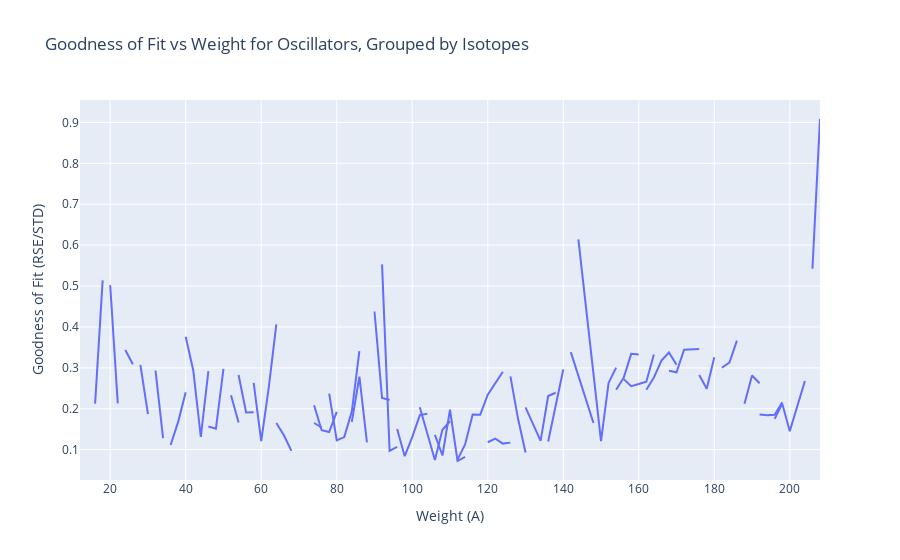
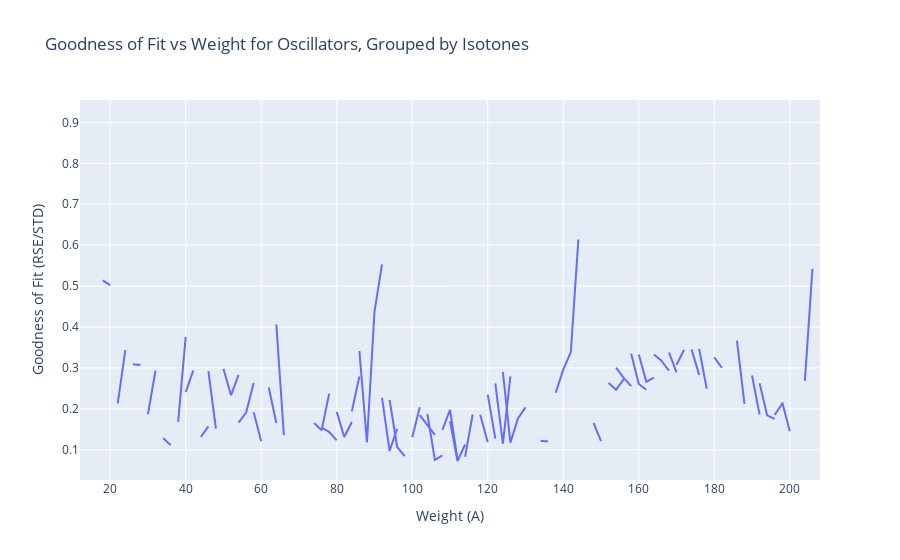

Notebook code cell kept with these figures, in order:
### Code cell
fig = px.line(get_best_goodness(oscillators, quantiles[0]).reset_index(), 
                 x='a', 
                 y='goodness', 
                 line_group='z',
                 title='Goodness of Fit vs Weight for Oscillators, Grouped by Isotopes',
                 labels={'a': 'Weight (A)', 
                        'goodness': 'Goodness of Fit (RSE/STD)',
                        'z': 'Atomic Number (Z)'})

fig.show()

fig = px.line(get_best_goodness(oscillators, quantiles[0]).reset_index(), 
                 x='a', 
                 y='goodness', 
                 line_group='n',
                 title='Goodness of Fit vs Weight for Oscillators, Grouped by Isotones',
                 labels={'a': 'Weight (A)', 
                        'goodness': 'Goodness of Fit (RSE/STD)',
                        'z': 'Atomic Number (Z)'})

fig.show()

### Figure 1 — Plotly figure (JSON) as saved in the notebook; plotly's stock layout.template omitted (floating-point values rounded to 4 significant figures)
{"data": [{"hovertemplate": "Atomic Number (Z)=6<br>Weight (A)=%{x}<br>Goodness of Fit (RSE/STD)=%{y}<extra></extra>", "legendgroup": "", "line": {"color": "#636efa", "dash": "solid"}, "marker": {"symbol": "circle"}, "mode": "lines", "name": "", "orientation": "v", "showlegend": false, "type": "scatter", "x": [12], "xaxis": "x", "y": [0.2919], "yaxis": "y"}, {"hovertemplate": "Atomic Number (Z)=8<br>Weight (A)=%{x}<br>Goodness of Fit (RSE/STD)=%{y}<extra></extra>", "legendgroup": "", "line": {"color": "#636efa", "dash": "solid"}, "marker": {"symbol": "circle"}, "mode": "lines", "name": "", "orientation": "v", "showlegend": false, "type": "scatter", "x": [16, 18], "xaxis": "x", "y": [0.2125, 0.514], "yaxis": "y"}, {"hovertemplate": "Atomic Number (Z)=10<br>Weight (A)=%{x}<br>Goodness of Fit (RSE/STD)=%{y}<extra></extra>", "legendgroup": "", "line": {"color": "#636efa", "dash": "solid"}, "marker": {"symbol": "circle"}, "mode": "lines", "name": "", "orientation": "v", "showlegend": false, "type": "scatter", "x": [20, 22], "xaxis": "x", "y": [0.5022, 0.2133], "yaxis": "y"}, {"hovertemplate": "Atomic Number (Z)=12<br>Weight (A)=%{x}<br>Goodness of Fit (RSE/STD)=%{y}<extra></extra>", "legendgroup": "", "line": {"color": "#636efa", "dash": "solid"}, "marker": {"symbol": "circle"}, "mode": "lines", "name": "", "orientation": "v", "showlegend": false, "type": "scatter", "x": [24, 26], "xaxis": "x", "y": [0.3436, 0.3091], "yaxis": "y"}, {"hovertemplate": "Atomic Number (Z)=14<br>Weight (A)=%{x}<br>Goodness of Fit (RSE/STD)=%{y}<extra></extra>", "legendgroup": "", "line": {"color": "#636efa", "dash": "solid"}, "marker": {"symbol": "circle"}, "mode": "lines", "name": "", "orientation": "v", "showlegend": false, "type": "scatter", "x": [28, 30], "xaxis": "x", "y": [0.3072, 0.1871], "yaxis": "y"}, {"hovertemplate": "Atomic Number (Z)=16<br>Weight (A)=%{x}<br>Goodness of Fit (RSE/STD)=%{y}<extra></extra>", "legendgroup": "", "line": {"color": "#636efa", "dash": "solid"}, "marker": {"symbol": "circle"}, "mode": "lines", "name": "", "orientation": "v", "showlegend": false, "type": "scatter", "x": [32, 34], "xaxis": "x", "y": [0.2933, 0.1283], "yaxis": "y"}, {"hovertemplate": "Atomic Number (Z)=18<br>Weight (A)=%{x}<br>Goodness of Fit (RSE/STD)=%{y}<extra></extra>", "legendgroup": "", "line": {"color": "#636efa", "dash": "solid"}, "marker": {"symbol": "circle"}, "mode": "lines", "name": "", "orientation": "v", "showlegend": false, "type": "scatter", "x": [36, 38, 40], "xaxis": "x", "y": [0.1115, 0.1681, 0.2406], "yaxis": "y"}, {"hovertemplate": "Atomic Number (Z)=20<br>Weight (A)=%{x}<br>Goodness of Fit (RSE/STD)=%{y}<extra></extra>", "legendgroup": "", "line": {"color": "#636efa", "dash": "solid"}, "marker": {"symbol": "circle"}, "mode": "lines", "name": "", "orientation": "v", "showlegend": false, "type": "scatter", "x": [40, 42, 44, 46], "xaxis": "x", "y": [0.3759, 0.2937, 0.131, 0.2921], "yaxis": "y"}, {"hovertemplate": "Atomic Number (Z)=22<br>Weight (A)=%{x}<br>Goodness of Fit (RSE/STD)=%{y}<extra></extra>", "legendgroup": "", "line": {"color": "#636efa", "dash": "solid"}, "marker": {"symbol": "circle"}, "mode": "lines", "name": "", "orientation": "v", "showlegend": false, "type": "scatter", "x": [46, 48, 50], "xaxis": "x", "y": [0.1569, 0.1513, 0.2978], "yaxis": "y"}, {"hovertemplate": "Atomic Number (Z)=24<br>Weight (A)=%{x}<br>Goodness of Fit (RSE/STD)=%{y}<extra></extra>", "legendgroup": "", "line": {"color": "#636efa", "dash": "solid"}, "marker": {"symbol": "circle"}, "mode": "lines", "name": "", "orientation": "v", "showlegend": false, "type": "scatter", "x": [52, 54], "xaxis": "x", "y": [0.2332, 0.1663], "yaxis": "y"}, {"hovertemplate": "Atomic Number (Z)=26<br>Weight (A)=%{x}<br>Goodness of Fit (RSE/STD)=%{y}<extra></extra>", "legendgroup": "", "line": {"color": "#636efa", "dash": "solid"}, "marker": {"symbol": "circle"}, "mode": "lines", "name": "", "orientation": "v", "showlegend": false, "type": "scatter", "x": [54, 56, 58], "xaxis": "x", "y": [0.2827, 0.1909, 0.1916], "yaxis": "y"}, {"hovertemplate": "Atomic Number (Z)=28<br>Weight (A)=%{x}<br>Goodness of Fit (RSE/STD)=%{y}<extra></extra>", "legendgroup": "", "line": {"color": "#636efa", "dash": "solid"}, "marker": {"symbol": "circle"}, "mode": "lines", "name": "", "orientation": "v", "showlegend": false, "type": "scatter", "x": [58, 60, 62, 64], "xaxis": "x", "y": [0.2632, 0.1208, 0.2522, 0.4065], "yaxis": "y"}, {"hovertemplate": "Atomic Number (Z)=30<br>Weight (A)=%{x}<br>Goodness of Fit (RSE/STD)=%{y}<extra></extra>", "legendgroup": "", "line": {"color": "#636efa", "dash": "solid"}, "marker": {"symbol": "circle"}, "mode": "lines", "name": "", "orientation": "v", "showlegend": false, "type": "scatter", "x": [64, 66, 68], "xaxis": "x", "y": [0.1651, 0.1354, 0.09699], "yaxis": "y"}, {"hovertemplate": "Atomic Number (Z)=32<br>Weight (A)=%{x}<br>Goodness of Fit (RSE/STD)=%{y}<extra></extra>", "legendgroup": "", "line": {"color": "#636efa", "dash": "solid"}, "marker": {"symbol": "circle"}, "mode": "lines", "name": "", "orientation": "v", "showlegend": false, "type": "scatter", "x": [74, 76], "xaxis": "x", "y": [0.1653, 0.1543], "yaxis": "y"}, {"hovertemplate": "Atomic Number (Z)=34<br>Weight (A)=%{x}<br>Goodness of Fit (RSE/STD)=%{y}<extra></extra>", "legendgroup": "", "line": {"color": "#636efa", "dash": "solid"}, "marker": {"symbol": "circle"}, "mode": "lines", "name": "", "orientation": "v", "showlegend": false, "type": "scatter", "x": [74, 76, 78, 80], "xaxis": "x", "y": [0.2087, 0.1476, 0.1432, 0.1924], "yaxis": "y"}, {"hovertemplate": "Atomic Number (Z)=36<br>Weight (A)=%{x}<br>Goodness of Fit (RSE/STD)=%{y}<extra></extra>", "legendgroup": "", "line": {"color": "#636efa", "dash": "solid"}, "marker": {"symbol": "circle"}, "mode": "lines", "name": "", "orientation": "v", "showlegend": false, "type": "scatter", "x": [78, 80, 82, 84, 86], "xaxis": "x", "y": [0.237, 0.1228, 0.1309, 0.1937, 0.3409], "yaxis": "y"}, {"hovertemplate": "Atomic Number (Z)=38<br>Weight (A)=%{x}<br>Goodness of Fit (RSE/STD)=%{y}<extra></extra>", "legendgroup": "", "line": {"color": "#636efa", "dash": "solid"}, "marker": {"symbol": "circle"}, "mode": "lines", "name": "", "orientation": "v", "showlegend": false, "type": "scatter", "x": [84, 86, 88], "xaxis": "x", "y": [0.1678, 0.2788, 0.118], "yaxis": "y"}, {"hovertemplate": "Atomic Number (Z)=40<br>Weight (A)=%{x}<br>Goodness of Fit (RSE/STD)=%{y}<extra></extra>", "legendgroup": "", "line": {"color": "#636efa", "dash": "solid"}, "marker": {"symbol": "circle"}, "mode": "lines", "name": "", "orientation": "v", "showlegend": false, "type": "scatter", "x": [90, 92, 94], "xaxis": "x", "y": [0.4378, 0.2266, 0.2216], "yaxis": "y"}, {"hovertemplate": "Atomic Number (Z)=42<br>Weight (A)=%{x}<br>Goodness of Fit (RSE/STD)=%{y}<extra></extra>", "legendgroup": "", "line": {"color": "#636efa", "dash": "solid"}, "marker": {"symbol": "circle"}, "mode": "lines", "name": "", "orientation": "v", "showlegend": false, "type": "scatter", "x": [92, 94, 96], "xaxis": "x", "y": [0.5529, 0.09723, 0.1067], "yaxis": "y"}, {"hovertemplate": "Atomic Number (Z)=44<br>Weight (A)=%{x}<br>Goodness of Fit (RSE/STD)=%{y}<extra></extra>", "legendgroup": "", "line": {"color": "#636efa", "dash": "solid"}, "marker": {"symbol": "circle"}, "mode": "lines", "name": "", "orientation": "v", "showlegend": false, "type": "scatter", "x": [96, 98, 100, 102, 104], "xaxis": "x", "y": [0.1507, 0.08405, 0.1307, 0.1847, 0.1878], "yaxis": "y"}, {"hovertemplate": "Atomic Number (Z)=46<br>Weight (A)=%{x}<br>Goodness of Fit (RSE/STD)=%{y}<extra></extra>", "legendgroup": "", "line": {"color": "#636efa", "dash": "solid"}, "marker": {"symbol": "circle"}, "mode": "lines", "name": "", "orientation": "v", "showlegend": false, "type": "scatter", "x": [102, 106, 108, 110], "xaxis": "x", "y": [0.2038, 0.07498, 0.1485, 0.1696], "yaxis": "y"}, {"hovertemplate": "Atomic Number (Z)=48<br>Weight (A)=%{x}<br>Goodness of Fit (RSE/STD)=%{y}<extra></extra>", "legendgroup": "", "line": {"color": "#636efa", "dash": "solid"}, "marker": {"symbol": "circle"}, "mode": "lines", "name": "", "orientation": "v", "showlegend": false, "type": "scatter", "x": [106, 108, 110, 112, 114], "xaxis": "x", "y": [0.1362, 0.08589, 0.1977, 0.07241, 0.08275], "yaxis": "y"}, {"hovertemplate": "Atomic Number (Z)=50<br>Weight (A)=%{x}<br>Goodness of Fit (RSE/STD)=%{y}<extra></extra>", "legendgroup": "", "line": {"color": "#636efa", "dash": "solid"}, "marker": {"symbol": "circle"}, "mode": "lines", "name": "", "orientation": "v", "showlegend": false, "type": "scatter", "x": [112, 114, 116, 118, 120, 122, 124], "xaxis": "x", "y": [0.07586, 0.1127, 0.1862, 0.1853, 0.2345, 0.2621, 0.2905], "yaxis": "y"}, {"hovertemplate": "Atomic Number (Z)=52<br>Weight (A)=%{x}<br>Goodness of Fit (RSE/STD)=%{y}<extra></extra>", "legendgroup": "", "line": {"color": "#636efa", "dash": "solid"}, "marker": {"symbol": "circle"}, "mode": "lines", "name": "", "orientation": "v", "showlegend": false, "type": "scatter", "x": [120, 122, 124, 126], "xaxis": "x", "y": [0.1182, 0.1271, 0.1149, 0.1173], "yaxis": "y"}, {"hovertemplate": "Atomic Number (Z)=54<br>Weight (A)=%{x}<br>Goodness of Fit (RSE/STD)=%{y}<extra></extra>", "legendgroup": "", "line": {"color": "#636efa", "dash": "solid"}, "marker": {"symbol": "circle"}, "mode": "lines", "name": "", "orientation": "v", "showlegend": false, "type": "scatter", "x": [126, 128, 130], "xaxis": "x", "y": [0.2791, 0.1767, 0.09313], "yaxis": "y"}, {"hovertemplate": "Atomic Number (Z)=56<br>Weight (A)=%{x}<br>Goodness of Fit (RSE/STD)=%{y}<extra></extra>", "legendgroup": "", "line": {"color": "#636efa", "dash": "solid"}, "marker": {"symbol": "circle"}, "mode": "lines", "name": "", "orientation": "v", "showlegend": false, "type": "scatter", "x": [130, 134, 136, 138], "xaxis": "x", "y": [0.2035, 0.1217, 0.2314, 0.2392], "yaxis": "y"}, {"hovertemplate": "Atomic Number (Z)=58<br>Weight (A)=%{x}<br>Goodness of Fit (RSE/STD)=%{y}<extra></extra>", "legendgroup": "", "line": {"color": "#636efa", "dash": "solid"}, "marker": {"symbol": "circle"}, "mode": "lines", "name": "", "orientation": "v", "showlegend": false, "type": "scatter", "x": [136, 140], "xaxis": "x", "y": [0.12, 0.2958], "yaxis": "y"}, {"hovertemplate": "Atomic Number (Z)=60<br>Weight (A)=%{x}<br>Goodness of Fit (RSE/STD)=%{y}<extra></extra>", "legendgroup": "", "line": {"color": "#636efa", "dash": "solid"}, "marker": {"symbol": "circle"}, "mode": "lines", "name": "", "orientation": "v", "showlegend": false, "type": "scatter", "x": [142, 148], "xaxis": "x", "y": [0.3385, 0.1654], "yaxis": "y"}, {"hovertemplate": "Atomic Number (Z)=62<br>Weight (A)=%{x}<br>Goodness of Fit (RSE/STD)=%{y}<extra></extra>", "legendgroup": "", "line": {"color": "#636efa", "dash": "solid"}, "marker": {"symbol": "circle"}, "mode": "lines", "name": "", "orientation": "v", "showlegend": false, "type": "scatter", "x": [144, 150, 152, 154], "xaxis": "x", "y": [0.6138, 0.1211, 0.2632, 0.3006], "yaxis": "y"}, {"hovertemplate": "Atomic Number (Z)=64<br>Weight (A)=%{x}<br>Goodness of Fit (RSE/STD)=%{y}<extra></extra>", "legendgroup": "", "line": {"color": "#636efa", "dash": "solid"}, "marker": {"symbol": "circle"}, "mode": "lines", "name": "", "orientation": "v", "showlegend": false, "type": "scatter", "x": [154, 156, 158, 160], "xaxis": "x", "y": [0.2466, 0.2756, 0.3343, 0.3327], "yaxis": "y"}, {"hovertemplate": "Atomic Number (Z)=66<br>Weight (A)=%{x}<br>Goodness of Fit (RSE/STD)=%{y}<extra></extra>", "legendgroup": "", "line": {"color": "#636efa", "dash": "solid"}, "marker": {"symbol": "circle"}, "mode": "lines", "name": "", "orientation": "v", "showlegend": false, "type": "scatter", "x": [156, 158, 160, 162, 164], "xaxis": "x", "y": [0.2725, 0.2554, 0.2605, 0.2662, 0.3327], "yaxis": "y"}, {"hovertemplate": "Atomic Number (Z)=68<br>Weight (A)=%{x}<br>Goodness of Fit (RSE/STD)=%{y}<extra></extra>", "legendgroup": "", "line": {"color": "#636efa", "dash": "solid"}, "marker": {"symbol": "circle"}, "mode": "lines", "name": "", "orientation": "v", "showlegend": false, "type": "scatter", "x": [162, 164, 166, 168, 170], "xaxis": "x", "y": [0.2464, 0.2761, 0.3178, 0.3376, 0.3074], "yaxis": "y"}, {"hovertemplate": "Atomic Number (Z)=70<br>Weight (A)=%{x}<br>Goodness of Fit (RSE/STD)=%{y}<extra></extra>", "legendgroup": "", "line": {"color": "#636efa", "dash": "solid"}, "marker": {"symbol": "circle"}, "mode": "lines", "name": "", "orientation": "v", "showlegend": false, "type": "scatter", "x": [168, 170, 172, 174, 176], "xaxis": "x", "y": [0.293, 0.2891, 0.3444, 0.3449, 0.3462], "yaxis": "y"}, {"hovertemplate": "Atomic Number (Z)=72<br>Weight (A)=%{x}<br>Goodness of Fit (RSE/STD)=%{y}<extra></extra>", "legendgroup": "", "line": {"color": "#636efa", "dash": "solid"}, "marker": {"symbol": "circle"}, "mode": "lines", "name": "", "orientation": "v", "showlegend": false, "type": "scatter", "x": [176, 178, 180], "xaxis": "x", "y": [0.2828, 0.2491, 0.3259], "yaxis": "y"}, {"hovertemplate": "Atomic Number (Z)=74<br>Weight (A)=%{x}<br>Goodness of Fit (RSE/STD)=%{y}<extra></extra>", "legendgroup": "", "line": {"color": "#636efa", "dash": "solid"}, "marker": {"symbol": "circle"}, "mode": "lines", "name": "", "orientation": "v", "showlegend": false, "type": "scatter", "x": [182, 184, 186], "xaxis": "x", "y": [0.3002, 0.3127, 0.3665], "yaxis": "y"}, {"hovertemplate": "Atomic Number (Z)=76<br>Weight (A)=%{x}<br>Goodness of Fit (RSE/STD)=%{y}<extra></extra>", "legendgroup": "", "line": {"color": "#636efa", "dash": "solid"}, "marker": {"symbol": "circle"}, "mode": "lines", "name": "", "orientation": "v", "showlegend": false, "type": "scatter", "x": [188, 190, 192], "xaxis": "x", "y": [0.2121, 0.2815, 0.2625], "yaxis": "y"}, {"hovertemplate": "Atomic Number (Z)=78<br>Weight (A)=%{x}<br>Goodness of Fit (RSE/STD)=%{y}<extra></extra>", "legendgroup": "", "line": {"color": "#636efa", "dash": "solid"}, "marker": {"symbol": "circle"}, "mode": "lines", "name": "", "orientation": "v", "showlegend": false, "type": "scatter", "x": [192, 194, 196, 198], "xaxis": "x", "y": [0.1861, 0.184, 0.1852, 0.2158], "yaxis": "y"}, {"hovertemplate": "Atomic Number (Z)=80<br>Weight (A)=%{x}<br>Goodness of Fit (RSE/STD)=%{y}<extra></extra>", "legendgroup": "", "line": {"color": "#636efa", "dash": "solid"}, "marker": {"symbol": "circle"}, "mode": "lines", "name": "", "orientation": "v", "showlegend": false, "type": "scatter", "x": [196, 198, 200, 202, 204], "xaxis": "x", "y": [0.1754, 0.2123, 0.1454, 0.2055, 0.2681], "yaxis": "y"}, {"hovertemplate": "Atomic Number (Z)=82<br>Weight (A)=%{x}<br>Goodness of Fit (RSE/STD)=%{y}<extra></extra>", "legendgroup": "", "line": {"color": "#636efa", "dash": "solid"}, "marker": {"symbol": "circle"}, "mode": "lines", "name": "", "orientation": "v", "showlegend": false, "type": "scatter", "x": [206, 208], "xaxis": "x", "y": [0.5422, 0.9083], "yaxis": "y"}], "layout": {"legend": {"tracegroupgap": 0}, "title": {"text": "Goodness of Fit vs Weight for Oscillators, Grouped by Isotopes"}, "xaxis": {"anchor": "y", "domain": [0, 1], "title": {"text": "Weight (A)"}}, "yaxis": {"anchor": "x", "domain": [0, 1], "title": {"text": "Goodness of Fit (RSE/STD)"}}}}

### Figure 2 — Plotly figure (JSON) as saved in the notebook; plotly's stock layout.template omitted (floating-point values rounded to 4 significant figures)
{"data": [{"hovertemplate": "n=6<br>Weight (A)=%{x}<br>Goodness of Fit (RSE/STD)=%{y}<extra></extra>", "legendgroup": "", "line": {"color": "#636efa", "dash": "solid"}, "marker": {"symbol": "circle"}, "mode": "lines", "name": "", "orientation": "v", "showlegend": false, "type": "scatter", "x": [12], "xaxis": "x", "y": [0.2919], "yaxis": "y"}, {"hovertemplate": "n=8<br>Weight (A)=%{x}<br>Goodness of Fit (RSE/STD)=%{y}<extra></extra>", "legendgroup": "", "line": {"color": "#636efa", "dash": "solid"}, "marker": {"symbol": "circle"}, "mode": "lines", "name": "", "orientation": "v", "showlegend": false, "type": "scatter", "x": [16], "xaxis": "x", "y": [0.2125], "yaxis": "y"}, {"hovertemplate": "n=10<br>Weight (A)=%{x}<br>Goodness of Fit (RSE/STD)=%{y}<extra></extra>", "legendgroup": "", "line": {"color": "#636efa", "dash": "solid"}, "marker": {"symbol": "circle"}, "mode": "lines", "name": "", "orientation": "v", "showlegend": false, "type": "scatter", "x": [18, 20], "xaxis": "x", "y": [0.514, 0.5022], "yaxis": "y"}, {"hovertemplate": "n=12<br>Weight (A)=%{x}<br>Goodness of Fit (RSE/STD)=%{y}<extra></extra>", "legendgroup": "", "line": {"color": "#636efa", "dash": "solid"}, "marker": {"symbol": "circle"}, "mode": "lines", "name": "", "orientation": "v", "showlegend": false, "type": "scatter", "x": [22, 24], "xaxis": "x", "y": [0.2133, 0.3436], "yaxis": "y"}, {"hovertemplate": "n=14<br>Weight (A)=%{x}<br>Goodness of Fit (RSE/STD)=%{y}<extra></extra>", "legendgroup": "", "line": {"color": "#636efa", "dash": "solid"}, "marker": {"symbol": "circle"}, "mode": "lines", "name": "", "orientation": "v", "showlegend": false, "type": "scatter", "x": [26, 28], "xaxis": "x", "y": [0.3091, 0.3072], "yaxis": "y"}, {"hovertemplate": "n=16<br>Weight (A)=%{x}<br>Goodness of Fit (RSE/STD)=%{y}<extra></extra>", "legendgroup": "", "line": {"color": "#636efa", "dash": "solid"}, "marker": {"symbol": "circle"}, "mode": "lines", "name": "", "orientation": "v", "showlegend": false, "type": "scatter", "x": [30, 32], "xaxis": "x", "y": [0.1871, 0.2933], "yaxis": "y"}, {"hovertemplate": "n=18<br>Weight (A)=%{x}<br>Goodness of Fit (RSE/STD)=%{y}<extra></extra>", "legendgroup": "", "line": {"color": "#636efa", "dash": "solid"}, "marker": {"symbol": "circle"}, "mode": "lines", "name": "", "orientation": "v", "showlegend": false, "type": "scatter", "x": [34, 36], "xaxis": "x", "y": [0.1283, 0.1115], "yaxis": "y"}, {"hovertemplate": "n=20<br>Weight (A)=%{x}<br>Goodness of Fit (RSE/STD)=%{y}<extra></extra>", "legendgroup": "", "line": {"color": "#636efa", "dash": "solid"}, "marker": {"symbol": "circle"}, "mode": "lines", "name": "", "orientation": "v", "showlegend": false, "type": "scatter", "x": [38, 40], "xaxis": "x", "y": [0.1681, 0.3759], "yaxis": "y"}, {"hovertemplate": "n=22<br>Weight (A)=%{x}<br>Goodness of Fit (RSE/STD)=%{y}<extra></extra>", "legendgroup": "", "line": {"color": "#636efa", "dash": "solid"}, "marker": {"symbol": "circle"}, "mode": "lines", "name": "", "orientation": "v", "showlegend": false, "type": "scatter", "x": [40, 42], "xaxis": "x", "y": [0.2406, 0.2937], "yaxis": "y"}, {"hovertemplate": "n=24<br>Weight (A)=%{x}<br>Goodness of Fit (RSE/STD)=%{y}<extra></extra>", "legendgroup": "", "line": {"color": "#636efa", "dash": "solid"}, "marker": {"symbol": "circle"}, "mode": "lines", "name": "", "orientation": "v", "showlegend": false, "type": "scatter", "x": [44, 46], "xaxis": "x", "y": [0.131, 0.1569], "yaxis": "y"}, {"hovertemplate": "n=26<br>Weight (A)=%{x}<br>Goodness of Fit (RSE/STD)=%{y}<extra></extra>", "legendgroup": "", "line": {"color": "#636efa", "dash": "solid"}, "marker": {"symbol": "circle"}, "mode": "lines", "name": "", "orientation": "v", "showlegend": false, "type": "scatter", "x": [46, 48], "xaxis": "x", "y": [0.2921, 0.1513], "yaxis": "y"}, {"hovertemplate": "n=28<br>Weight (A)=%{x}<br>Goodness of Fit (RSE/STD)=%{y}<extra></extra>", "legendgroup": "", "line": {"color": "#636efa", "dash": "solid"}, "marker": {"symbol": "circle"}, "mode": "lines", "name": "", "orientation": "v", "showlegend": false, "type": "scatter", "x": [50, 52, 54], "xaxis": "x", "y": [0.2978, 0.2332, 0.2827], "yaxis": "y"}, {"hovertemplate": "n=30<br>Weight (A)=%{x}<br>Goodness of Fit (RSE/STD)=%{y}<extra></extra>", "legendgroup": "", "line": {"color": "#636efa", "dash": "solid"}, "marker": {"symbol": "circle"}, "mode": "lines", "name": "", "orientation": "v", "showlegend": false, "type": "scatter", "x": [54, 56, 58], "xaxis": "x", "y": [0.1663, 0.1909, 0.2632], "yaxis": "y"}, {"hovertemplate": "n=32<br>Weight (A)=%{x}<br>Goodness of Fit (RSE/STD)=%{y}<extra></extra>", "legendgroup": "", "line": {"color": "#636efa", "dash": "solid"}, "marker": {"symbol": "circle"}, "mode": "lines", "name": "", "orientation": "v", "showlegend": false, "type": "scatter", "x": [58, 60], "xaxis": "x", "y": [0.1916, 0.1208], "yaxis": "y"}, {"hovertemplate": "n=34<br>Weight (A)=%{x}<br>Goodness of Fit (RSE/STD)=%{y}<extra></extra>", "legendgroup": "", "line": {"color": "#636efa", "dash": "solid"}, "marker": {"symbol": "circle"}, "mode": "lines", "name": "", "orientation": "v", "showlegend": false, "type": "scatter", "x": [62, 64], "xaxis": "x", "y": [0.2522, 0.1651], "yaxis": "y"}, {"hovertemplate": "n=36<br>Weight (A)=%{x}<br>Goodness of Fit (RSE/STD)=%{y}<extra></extra>", "legendgroup": "", "line": {"color": "#636efa", "dash": "solid"}, "marker": {"symbol": "circle"}, "mode": "lines", "name": "", "orientation": "v", "showlegend": false, "type": "scatter", "x": [64, 66], "xaxis": "x", "y": [0.4065, 0.1354], "yaxis": "y"}, {"hovertemplate": "n=38<br>Weight (A)=%{x}<br>Goodness of Fit (RSE/STD)=%{y}<extra></extra>", "legendgroup": "", "line": {"color": "#636efa", "dash": "solid"}, "marker": {"symbol": "circle"}, "mode": "lines", "name": "", "orientation": "v", "showlegend": false, "type": "scatter", "x": [68], "xaxis": "x", "y": [0.09699], "yaxis": "y"}, {"hovertemplate": "n=42<br>Weight (A)=%{x}<br>Goodness of Fit (RSE/STD)=%{y}<extra></extra>", "legendgroup": "", "line": {"color": "#636efa", "dash": "solid"}, "marker": {"symbol": "circle"}, "mode": "lines", "name": "", "orientation": "v", "showlegend": false, "type": "scatter", "x": [74, 76, 78], "xaxis": "x", "y": [0.1653, 0.1476, 0.237], "yaxis": "y"}, {"hovertemplate": "n=44<br>Weight (A)=%{x}<br>Goodness of Fit (RSE/STD)=%{y}<extra></extra>", "legendgroup": "", "line": {"color": "#636efa", "dash": "solid"}, "marker": {"symbol": "circle"}, "mode": "lines", "name": "", "orientation": "v", "showlegend": false, "type": "scatter", "x": [76, 78, 80], "xaxis": "x", "y": [0.1543, 0.1432, 0.1228], "yaxis": "y"}, {"hovertemplate": "n=40<br>Weight (A)=%{x}<br>Goodness of Fit (RSE/STD)=%{y}<extra></extra>", "legendgroup": "", "line": {"color": "#636efa", "dash": "solid"}, "marker": {"symbol": "circle"}, "mode": "lines", "name": "", "orientation": "v", "showlegend": false, "type": "scatter", "x": [74], "xaxis": "x", "y": [0.2087], "yaxis": "y"}, {"hovertemplate": "n=46<br>Weight (A)=%{x}<br>Goodness of Fit (RSE/STD)=%{y}<extra></extra>", "legendgroup": "", "line": {"color": "#636efa", "dash": "solid"}, "marker": {"symbol": "circle"}, "mode": "lines", "name": "", "orientation": "v", "showlegend": false, "type": "scatter", "x": [80, 82, 84], "xaxis": "x", "y": [0.1924, 0.1309, 0.1678], "yaxis": "y"}, {"hovertemplate": "n=48<br>Weight (A)=%{x}<br>Goodness of Fit (RSE/STD)=%{y}<extra></extra>", "legendgroup": "", "line": {"color": "#636efa", "dash": "solid"}, "marker": {"symbol": "circle"}, "mode": "lines", "name": "", "orientation": "v", "showlegend": false, "type": "scatter", "x": [84, 86], "xaxis": "x", "y": [0.1937, 0.2788], "yaxis": "y"}, {"hovertemplate": "n=50<br>Weight (A)=%{x}<br>Goodness of Fit (RSE/STD)=%{y}<extra></extra>", "legendgroup": "", "line": {"color": "#636efa", "dash": "solid"}, "marker": {"symbol": "circle"}, "mode": "lines", "name": "", "orientation": "v", "showlegend": false, "type": "scatter", "x": [86, 88, 90, 92], "xaxis": "x", "y": [0.3409, 0.118, 0.4378, 0.5529], "yaxis": "y"}, {"hovertemplate": "n=52<br>Weight (A)=%{x}<br>Goodness of Fit (RSE/STD)=%{y}<extra></extra>", "legendgroup": "", "line": {"color": "#636efa", "dash": "solid"}, "marker": {"symbol": "circle"}, "mode": "lines", "name": "", "orientation": "v", "showlegend": false, "type": "scatter", "x": [92, 94, 96], "xaxis": "x", "y": [0.2266, 0.09723, 0.1507], "yaxis": "y"}, {"hovertemplate": "n=54<br>Weight (A)=%{x}<br>Goodness of Fit (RSE/STD)=%{y}<extra></extra>", "legendgroup": "", "line": {"color": "#636efa", "dash": "solid"}, "marker": {"symbol": "circle"}, "mode": "lines", "name": "", "orientation": "v", "showlegend": false, "type": "scatter", "x": [94, 96, 98], "xaxis": "x", "y": [0.2216, 0.1067, 0.08405], "yaxis": "y"}, {"hovertemplate": "n=56<br>Weight (A)=%{x}<br>Goodness of Fit (RSE/STD)=%{y}<extra></extra>", "legendgroup": "", "line": {"color": "#636efa", "dash": "solid"}, "marker": {"symbol": "circle"}, "mode": "lines", "name": "", "orientation": "v", "showlegend": false, "type": "scatter", "x": [100, 102], "xaxis": "x", "y": [0.1307, 0.2038], "yaxis": "y"}, {"hovertemplate": "n=58<br>Weight (A)=%{x}<br>Goodness of Fit (RSE/STD)=%{y}<extra></extra>", "legendgroup": "", "line": {"color": "#636efa", "dash": "solid"}, "marker": {"symbol": "circle"}, "mode": "lines", "name": "", "orientation": "v", "showlegend": false, "type": "scatter", "x": [102, 106], "xaxis": "x", "y": [0.1847, 0.1362], "yaxis": "y"}, {"hovertemplate": "n=60<br>Weight (A)=%{x}<br>Goodness of Fit (RSE/STD)=%{y}<extra></extra>", "legendgroup": "", "line": {"color": "#636efa", "dash": "solid"}, "marker": {"symbol": "circle"}, "mode": "lines", "name": "", "orientation": "v", "showlegend": false, "type": "scatter", "x": [104, 106, 108], "xaxis": "x", "y": [0.1878, 0.07498, 0.08589], "yaxis": "y"}, {"hovertemplate": "n=62<br>Weight (A)=%{x}<br>Goodness of Fit (RSE/STD)=%{y}<extra></extra>", "legendgroup": "", "line": {"color": "#636efa", "dash": "solid"}, "marker": {"symbol": "circle"}, "mode": "lines", "name": "", "orientation": "v", "showlegend": false, "type": "scatter", "x": [108, 110, 112], "xaxis": "x", "y": [0.1485, 0.1977, 0.07586], "yaxis": "y"}, {"hovertemplate": "n=64<br>Weight (A)=%{x}<br>Goodness of Fit (RSE/STD)=%{y}<extra></extra>", "legendgroup": "", "line": {"color": "#636efa", "dash": "solid"}, "marker": {"symbol": "circle"}, "mode": "lines", "name": "", "orientation": "v", "showlegend": false, "type": "scatter", "x": [110, 112, 114], "xaxis": "x", "y": [0.1696, 0.07241, 0.1127], "yaxis": "y"}, {"hovertemplate": "n=66<br>Weight (A)=%{x}<br>Goodness of Fit (RSE/STD)=%{y}<extra></extra>", "legendgroup": "", "line": {"color": "#636efa", "dash": "solid"}, "marker": {"symbol": "circle"}, "mode": "lines", "name": "", "orientation": "v", "showlegend": false, "type": "scatter", "x": [114, 116], "xaxis": "x", "y": [0.08275, 0.1862], "yaxis": "y"}, {"hovertemplate": "n=68<br>Weight (A)=%{x}<br>Goodness of Fit (RSE/STD)=%{y}<extra></extra>", "legendgroup": "", "line": {"color": "#636efa", "dash": "solid"}, "marker": {"symbol": "circle"}, "mode": "lines", "name": "", "orientation": "v", "showlegend": false, "type": "scatter", "x": [118, 120], "xaxis": "x", "y": [0.1853, 0.1182], "yaxis": "y"}, {"hovertemplate": "n=70<br>Weight (A)=%{x}<br>Goodness of Fit (RSE/STD)=%{y}<extra></extra>", "legendgroup": "", "line": {"color": "#636efa", "dash": "solid"}, "marker": {"symbol": "circle"}, "mode": "lines", "name": "", "orientation": "v", "showlegend": false, "type": "scatter", "x": [120, 122], "xaxis": "x", "y": [0.2345, 0.1271], "yaxis": "y"}, {"hovertemplate": "n=72<br>Weight (A)=%{x}<br>Goodness of Fit (RSE/STD)=%{y}<extra></extra>", "legendgroup": "", "line": {"color": "#636efa", "dash": "solid"}, "marker": {"symbol": "circle"}, "mode": "lines", "name": "", "orientation": "v", "showlegend": false, "type": "scatter", "x": [122, 124, 126], "xaxis": "x", "y": [0.2621, 0.1149, 0.2791], "yaxis": "y"}, {"hovertemplate": "n=74<br>Weight (A)=%{x}<br>Goodness of Fit (RSE/STD)=%{y}<extra></extra>", "legendgroup": "", "line": {"color": "#636efa", "dash": "solid"}, "marker": {"symbol": "circle"}, "mode": "lines", "name": "", "orientation": "v", "showlegend": false, "type": "scatter", "x": [124, 126, 128, 130], "xaxis": "x", "y": [0.2905, 0.1173, 0.1767, 0.2035], "yaxis": "y"}, {"hovertemplate": "n=76<br>Weight (A)=%{x}<br>Goodness of Fit (RSE/STD)=%{y}<extra></extra>", "legendgroup": "", "line": {"color": "#636efa", "dash": "solid"}, "marker": {"symbol": "circle"}, "mode": "lines", "name": "", "orientation": "v", "showlegend": false, "type": "scatter", "x": [130], "xaxis": "x", "y": [0.09313], "yaxis": "y"}, {"hovertemplate": "n=78<br>Weight (A)=%{x}<br>Goodness of Fit (RSE/STD)=%{y}<extra></extra>", "legendgroup": "", "line": {"color": "#636efa", "dash": "solid"}, "marker": {"symbol": "circle"}, "mode": "lines", "name": "", "orientation": "v", "showlegend": false, "type": "scatter", "x": [134, 136], "xaxis": "x", "y": [0.1217, 0.12], "yaxis": "y"}, {"hovertemplate": "n=80<br>Weight (A)=%{x}<br>Goodness of Fit (RSE/STD)=%{y}<extra></extra>", "legendgroup": "", "line": {"color": "#636efa", "dash": "solid"}, "marker": {"symbol": "circle"}, "mode": "lines", "name": "", "orientation": "v", "showlegend": false, "type": "scatter", "x": [136], "xaxis": "x", "y": [0.2314], "yaxis": "y"}, {"hovertemplate": "n=82<br>Weight (A)=%{x}<br>Goodness of Fit (RSE/STD)=%{y}<extra></extra>", "legendgroup": "", "line": {"color": "#636efa", "dash": "solid"}, "marker": {"symbol": "circle"}, "mode": "lines", "name": "", "orientation": "v", "showlegend": false, "type": "scatter", "x": [138, 140, 142, 144], "xaxis": "x", "y": [0.2392, 0.2958, 0.3385, 0.6138], "yaxis": "y"}, {"hovertemplate": "n=88<br>Weight (A)=%{x}<br>Goodness of Fit (RSE/STD)=%{y}<extra></extra>", "legendgroup": "", "line": {"color": "#636efa", "dash": "solid"}, "marker": {"symbol": "circle"}, "mode": "lines", "name": "", "orientation": "v", "showlegend": false, "type": "scatter", "x": [148, 150], "xaxis": "x", "y": [0.1654, 0.1211], "yaxis": "y"}, {"hovertemplate": "n=90<br>Weight (A)=%{x}<br>Goodness of Fit (RSE/STD)=%{y}<extra></extra>", "legendgroup": "", "line": {"color": "#636efa", "dash": "solid"}, "marker": {"symbol": "circle"}, "mode": "lines", "name": "", "orientation": "v", "showlegend": false, "type": "scatter", "x": [152, 154, 156], "xaxis": "x", "y": [0.2632, 0.2466, 0.2725], "yaxis": "y"}, {"hovertemplate": "n=92<br>Weight (A)=%{x}<br>Goodness of Fit (RSE/STD)=%{y}<extra></extra>", "legendgroup": "", "line": {"color": "#636efa", "dash": "solid"}, "marker": {"symbol": "circle"}, "mode": "lines", "name": "", "orientation": "v", "showlegend": false, "type": "scatter", "x": [154, 156, 158], "xaxis": "x", "y": [0.3006, 0.2756, 0.2554], "yaxis": "y"}, {"hovertemplate": "n=94<br>Weight (A)=%{x}<br>Goodness of Fit (RSE/STD)=%{y}<extra></extra>", "legendgroup": "", "line": {"color": "#636efa", "dash": "solid"}, "marker": {"symbol": "circle"}, "mode": "lines", "name": "", "orientation": "v", "showlegend": false, "type": "scatter", "x": [158, 160, 162], "xaxis": "x", "y": [0.3343, 0.2605, 0.2464], "yaxis": "y"}, {"hovertemplate": "n=96<br>Weight (A)=%{x}<br>Goodness of Fit (RSE/STD)=%{y}<extra></extra>", "legendgroup": "", "line": {"color": "#636efa", "dash": "solid"}, "marker": {"symbol": "circle"}, "mode": "lines", "name": "", "orientation": "v", "showlegend": false, "type": "scatter", "x": [160, 162, 164], "xaxis": "x", "y": [0.3327, 0.2662, 0.2761], "yaxis": "y"}, {"hovertemplate": "n=98<br>Weight (A)=%{x}<br>Goodness of Fit (RSE/STD)=%{y}<extra></extra>", "legendgroup": "", "line": {"color": "#636efa", "dash": "solid"}, "marker": {"symbol": "circle"}, "mode": "lines", "name": "", "orientation": "v", "showlegend": false, "type": "scatter", "x": [164, 166, 168], "xaxis": "x", "y": [0.3327, 0.3178, 0.293], "yaxis": "y"}, {"hovertemplate": "n=100<br>Weight (A)=%{x}<br>Goodness of Fit (RSE/STD)=%{y}<extra></extra>", "legendgroup": "", "line": {"color": "#636efa", "dash": "solid"}, "marker": {"symbol": "circle"}, "mode": "lines", "name": "", "orientation": "v", "showlegend": false, "type": "scatter", "x": [168, 170], "xaxis": "x", "y": [0.3376, 0.2891], "yaxis": "y"}, {"hovertemplate": "n=102<br>Weight (A)=%{x}<br>Goodness of Fit (RSE/STD)=%{y}<extra></extra>", "legendgroup": "", "line": {"color": "#636efa", "dash": "solid"}, "marker": {"symbol": "circle"}, "mode": "lines", "name": "", "orientation": "v", "showlegend": false, "type": "scatter", "x": [170, 172], "xaxis": "x", "y": [0.3074, 0.3444], "yaxis": "y"}, {"hovertemplate": "n=104<br>Weight (A)=%{x}<br>Goodness of Fit (RSE/STD)=%{y}<extra></extra>", "legendgroup": "", "line": {"color": "#636efa", "dash": "solid"}, "marker": {"symbol": "circle"}, "mode": "lines", "name": "", "orientation": "v", "showlegend": false, "type": "scatter", "x": [174, 176], "xaxis": "x", "y": [0.3449, 0.2828], "yaxis": "y"}, {"hovertemplate": "n=106<br>Weight (A)=%{x}<br>Goodness of Fit (RSE/STD)=%{y}<extra></extra>", "legendgroup": "", "line": {"color": "#636efa", "dash": "solid"}, "marker": {"symbol": "circle"}, "mode": "lines", "name": "", "orientation": "v", "showlegend": false, "type": "scatter", "x": [176, 178], "xaxis": "x", "y": [0.3462, 0.2491], "yaxis": "y"}, {"hovertemplate": "n=108<br>Weight (A)=%{x}<br>Goodness of Fit (RSE/STD)=%{y}<extra></extra>", "legendgroup": "", "line": {"color": "#636efa", "dash": "solid"}, "marker": {"symbol": "circle"}, "mode": "lines", "name": "", "orientation": "v", "showlegend": false, "type": "scatter", "x": [180, 182], "xaxis": "x", "y": [0.3259, 0.3002], "yaxis": "y"}, {"hovertemplate": "n=110<br>Weight (A)=%{x}<br>Goodness of Fit (RSE/STD)=%{y}<extra></extra>", "legendgroup": "", "line": {"color": "#636efa", "dash": "solid"}, "marker": {"symbol": "circle"}, "mode": "lines", "name": "", "orientation": "v", "showlegend": false, "type": "scatter", "x": [184], "xaxis": "x", "y": [0.3127], "yaxis": "y"}, {"hovertemplate": "n=112<br>Weight (A)=%{x}<br>Goodness of Fit (RSE/STD)=%{y}<extra></extra>", "legendgroup": "", "line": {"color": "#636efa", "dash": "solid"}, "marker": {"symbol": "circle"}, "mode": "lines", "name": "", "orientation": "v", "showlegend": false, "type": "scatter", "x": [186, 188], "xaxis": "x", "y": [0.3665, 0.2121], "yaxis": "y"}, {"hovertemplate": "n=114<br>Weight (A)=%{x}<br>Goodness of Fit (RSE/STD)=%{y}<extra></extra>", "legendgroup": "", "line": {"color": "#636efa", "dash": "solid"}, "marker": {"symbol": "circle"}, "mode": "lines", "name": "", "orientation": "v", "showlegend": false, "type": "scatter", "x": [190, 192], "xaxis": "x", "y": [0.2815, 0.1861], "yaxis": "y"}, {"hovertemplate": "n=116<br>Weight (A)=%{x}<br>Goodness of Fit (RSE/STD)=%{y}<extra></extra>", "legendgroup": "", "line": {"color": "#636efa", "dash": "solid"}, "marker": {"symbol": "circle"}, "mode": "lines", "name": "", "orientation": "v", "showlegend": false, "type": "scatter", "x": [192, 194, 196], "xaxis": "x", "y": [0.2625, 0.184, 0.1754], "yaxis": "y"}, {"hovertemplate": "n=118<br>Weight (A)=%{x}<br>Goodness of Fit (RSE/STD)=%{y}<extra></extra>", "legendgroup": "", "line": {"color": "#636efa", "dash": "solid"}, "marker": {"symbol": "circle"}, "mode": "lines", "name": "", "orientation": "v", "showlegend": false, "type": "scatter", "x": [196, 198], "xaxis": "x", "y": [0.1852, 0.2123], "yaxis": "y"}, {"hovertemplate": "n=120<br>Weight (A)=%{x}<br>Goodness of Fit (RSE/STD)=%{y}<extra></extra>", "legendgroup": "", "line": {"color": "#636efa", "dash": "solid"}, "marker": {"symbol": "circle"}, "mode": "lines", "name": "", "orientation": "v", "showlegend": false, "type": "scatter", "x": [198, 200], "xaxis": "x", "y": [0.2158, 0.1454], "yaxis": "y"}, {"hovertemplate": "n=122<br>Weight (A)=%{x}<br>Goodness of Fit (RSE/STD)=%{y}<extra></extra>", "legendgroup": "", "line": {"color": "#636efa", "dash": "solid"}, "marker": {"symbol": "circle"}, "mode": "lines", "name": "", "orientation": "v", "showlegend": false, "type": "scatter", "x": [202], "xaxis": "x", "y": [0.2055], "yaxis": "y"}, {"hovertemplate": "n=124<br>Weight (A)=%{x}<br>Goodness of Fit (RSE/STD)=%{y}<extra></extra>", "legendgroup": "", "line": {"color": "#636efa", "dash": "solid"}, "marker": {"symbol": "circle"}, "mode": "lines", "name": "", "orientation": "v", "showlegend": false, "type": "scatter", "x": [204, 206], "xaxis": "x", "y": [0.2681, 0.5422], "yaxis": "y"}, {"hovertemplate": "n=126<br>Weight (A)=%{x}<br>Goodness of Fit (RSE/STD)=%{y}<extra></extra>", "legendgroup": "", "line": {"color": "#636efa", "dash": "solid"}, "marker": {"symbol": "circle"}, "mode": "lines", "name": "", "orientation": "v", "showlegend": false, "type": "scatter", "x": [208], "xaxis": "x", "y": [0.9083], "yaxis": "y"}], "layout": {"legend": {"tracegroupgap": 0}, "title": {"text": "Goodness of Fit vs Weight for Oscillators, Grouped by Isotones"}, "xaxis": {"anchor": "y", "domain": [0, 1], "title": {"text": "Weight (A)"}}, "yaxis": {"anchor": "x", "domain": [0, 1], "title": {"text": "Goodness of Fit (RSE/STD)"}}}}
